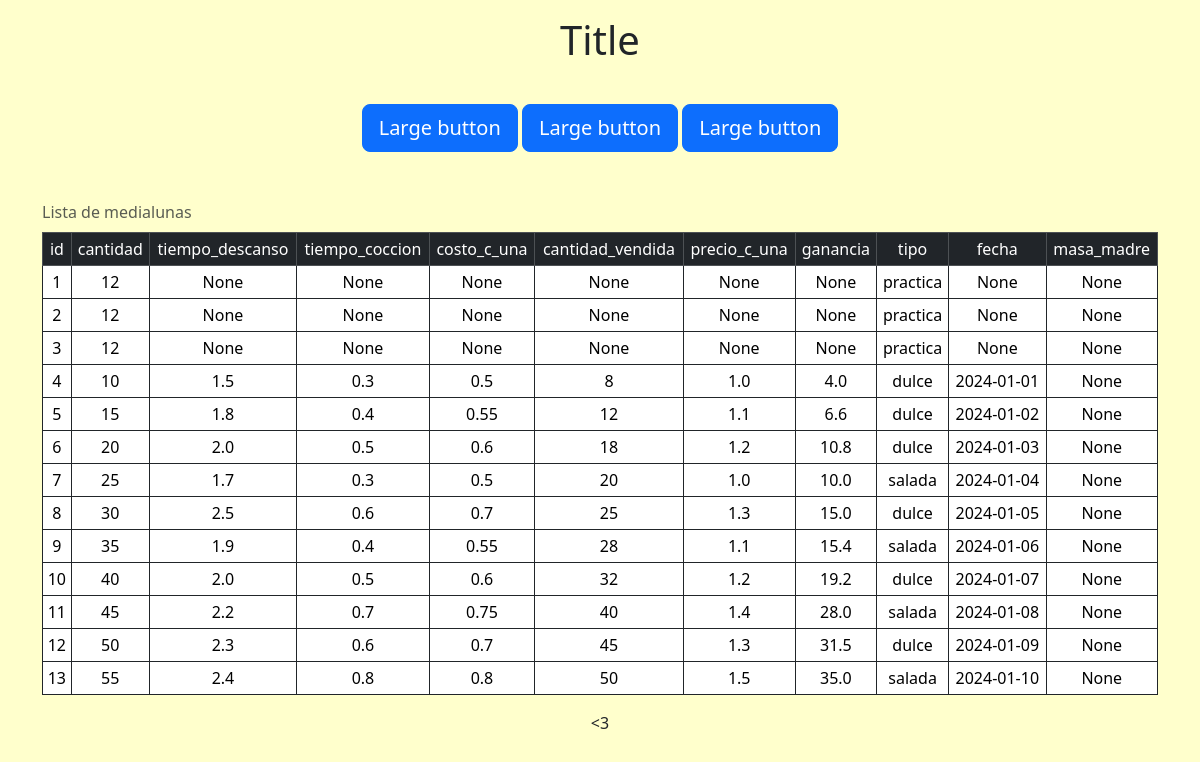
The page / on the database its author committed.
### tables this page shows
CREATE TABLE "medialunas" (
	"id"	INTEGER NOT NULL UNIQUE,
	"cantidad"	INTEGER,
	"tiempo_descanso"	REAL,
	"tiempo_coccion"	REAL,
	"costo_c_una"	REAL,
	"cantidad_vendida"	INTEGER,
	"precio_c_una"	REAL,
	"ganancia"	REAL,
	"tipo"	TEXT,
	"fecha" TEXT, "masa_madre" TEXT,
	PRIMARY KEY("id" AUTOINCREMENT)
);

### app.py (the view)
@app.route('/')
def index():
    with sqlite3.connect(database) as connection:
        cursor = connection.cursor()
        cursor.execute("SELECT * FROM medialunas")
        data = cursor.fetchall()
    return render_template("index.html", medialunas=data\
                           , columnas_medialunas=COLUMNAS_MEDIALUNAS)

### templates/index.html (shortened to what this page needs)
{% extends "layout.html" %}
{% block main %}
    <h1 class="title"> Title </h1>
    <div class="btn-container">
        <button type="button" class="btn btn-primary btn-lg">Large button</button>
        <button type="button" class="btn btn-primary btn-lg">Large button</button>
        <button type="button" class="btn btn-primary btn-lg">Large button</button>
    </div>
    <div class="container table-responsive-sm">
        <table class="table table-sm table-hover table-bordered border-dark">
            <caption> Lista de medialunas </caption>
            <thead class="table-dark">
                <tr>
                    {% for columna in columnas_medialunas %}
                    <td> {{ columna }} </td>
                    {% endfor %}
                </tr>
            </thead>
            <tbody>
                {% for medialuna in medialunas %}
                <tr data-url="{{ url_for('mostrar_medialunas', id=medialuna[0]) }}">
                    {% for valor in medialuna %}
                    <td> {{ valor }} </td>
                    {% endfor %}
                </tr>
                {% endfor %}
            </tbody>
        </table>
    </div>
{% endblock %}

### templates/layout.html (shortened to what this page needs)
<!DOCTYPE html>
<html lang="es">
    <head>
        <link href="/static/styles.css" rel="stylesheet">
        <link href="https://cdn.jsdelivr.net/npm/bootstrap@5.3.3/dist/css/bootstrap.min.css" rel="stylesheet">
    </head>
    <body>
        <main>
            {% block main %}{% endblock %}
        </main>
        <footer>
            &#60;3
        </footer>
    </body>
</html>

### static/styles.css (style rules this page uses)
body { background-color: #ffffcc !important; text-align: center !important; }
.btn-container { margin-top: 5vh; margin-bottom: 5vh; width: 100%; }
caption { caption-side: top; }
h1 { margin-top: 1rem !important; }

### rows shown on the page
medialunas: medialuna "1" "12" "None" "None" "None" "None" "None" "None" "None" "None", tipo "practica"
medialunas: medialuna "2" "12" "None" "None" "None" "None" "None" "None" "None" "None", tipo "practica"
medialunas: medialuna "3" "12" "None" "None" "None" "None" "None" "None" "None" "None", tipo "practica"
medialunas: medialuna "4" "10" "8" "None", tiempo_descanso "1.5", tiempo_coccion "0.3", costo_c_una "0.5", precio_c_una "1.0", ganancia "4.0", tipo "dulce", fecha "2024-01-01"
medialunas: medialuna "5" "15" "12" "None", tiempo_descanso "1.8", tiempo_coccion "0.4", costo_c_una "0.55", precio_c_una "1.1", ganancia "6.6", tipo "dulce", fecha "2024-01-02"
medialunas: medialuna "6" "20" "18" "None", tiempo_descanso "2.0", tiempo_coccion "0.5", costo_c_una "0.6", precio_c_una "1.2", ganancia "10.8", tipo "dulce", fecha "2024-01-03"
medialunas: medialuna "7" "25" "20" "None", tiempo_descanso "1.7", tiempo_coccion "0.3", costo_c_una "0.5", precio_c_una "1.0", ganancia "10.0", tipo "salada", fecha "2024-01-04"
medialunas: medialuna "8" "30" "25" "None", tiempo_descanso "2.5", tiempo_coccion "0.6", costo_c_una "0.7", precio_c_una "1.3", ganancia "15.0", tipo "dulce", fecha "2024-01-05"
medialunas: medialuna "9" "35" "28" "None", tiempo_descanso "1.9", tiempo_coccion "0.4", costo_c_una "0.55", precio_c_una "1.1", ganancia "15.4", tipo "salada", fecha "2024-01-06"
medialunas: medialuna "10" "40" "32" "None", tiempo_descanso "2.0", tiempo_coccion "0.5", costo_c_una "0.6", precio_c_una "1.2", ganancia "19.2", tipo "dulce", fecha "2024-01-07"
medialunas: medialuna "11" "45" "40" "None", tiempo_descanso "2.2", tiempo_coccion "0.7", costo_c_una "0.75", precio_c_una "1.4", ganancia "28.0", tipo "salada", fecha "2024-01-08"
medialunas: medialuna "12" "50" "45" "None", tiempo_descanso "2.3", tiempo_coccion "0.6", costo_c_una "0.7", precio_c_una "1.3", ganancia "31.5", tipo "dulce", fecha "2024-01-09"
medialunas: medialuna "13" "55" "50" "None", tiempo_descanso "2.4", tiempo_coccion "0.8", costo_c_una "0.8", precio_c_una "1.5", ganancia "35.0", tipo "salada", fecha "2024-01-10"

### other values the page prints
{{ columna }} "id" "cantidad" "tiempo_descanso" "tiempo_coccion" "costo_c_una" "cantidad_vendida" "precio_c_una" "ganancia" "tipo" "fecha" "masa_madre"
